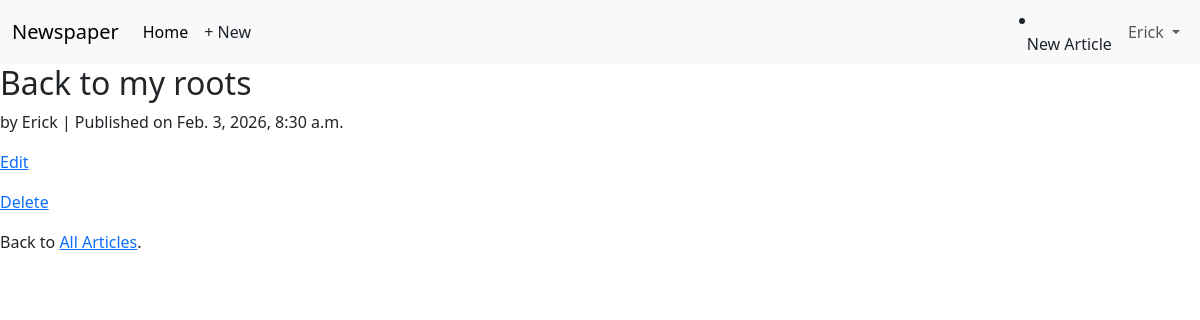
The app's page /articles/2/ (signed in) with its own data.
### accounts/models.py (models this page shows)
class CustomUser(AbstractUser):
    age = models.PositiveIntegerField(null=True, blank=True)

### articles/models.py (models this page shows, shortened)
class Article(models.Model):
    title = models.CharField(max_length=255)
    body = models.TextField()
    date = models.DateTimeField(auto_now_add=True)
    author = models.ForeignKey(
        settings.AUTH_USER_MODEL,
        on_delete=models.CASCADE,)

### articles/views.py (the view)
# urls.py: path("<int:pk>/", ArticleDetailView.as_view(), name="article_detail"),
class ArticleDetailView(LoginRequiredMixin, DetailView):
    model = Article
    template_name = "article_detail.html"

### templates/article_detail.html
{% extends "base.html" %}
{% block content %}
<div class="article-entry">
   <h2>{{ object.title }}</h2>
   <p> by {{ object.author }} | Published on {{ object.date }}</p>
   </div>
   <div>
   {% if article.author.pk == request.user.pk %}
   <p><a href="{% url 'article_edit' object.pk %}">Edit</a></p>
   <p><a href="{% url 'article_delete' object.pk %}">Delete</a></p>
   {% endif %}
   <p> Back to <a href="{% url 'article_list' %}">All Articles</a>.</p>
</div>
{% endblock content %}

### templates/base.html (shortened to what this page needs)
<!doctype html>
<html lang="en">
  <head>
    <link href="https://cdn.jsdelivr.net/npm/bootstrap@5.3.8/dist/css/bootstrap.min.css" rel="stylesheet">
  </head>
  <body>
<body>
  <nav class="navbar navbar-expand-lg bg-body-tertiary">
    <div class="container-fluid">
      <a class="navbar-brand" href="{% url 'home' %}">Newspaper</a>
      <div class="collapse navbar-collapse" id="navbarSupportedContent">
        <ul class="navbar-nav me-auto mb-2 mb-lg-0">
          <li class="nav-item">
            <a class="nav-link active" aria-current="page" href="{% url 'home' %}">Home</a>
          </li>
          {% if user.is_authenticated %}
            <li class="nav-item">
              <a href="{% url 'article_new' %}" class="nav-link px-2 link-dark">+ New</a>
            </li>
          {% endif %}
        </ul>
        {% if user.is_authenticated %}
        <li>
        <a href="{% url 'article_new' %}" class="nav-link px-2 link-dark">New Article</a>
        </li>
          <ul class="navbar-nav">
            <li class="nav-item dropdown">
              <a class="nav-link dropdown-toggle" href="#" role="button"
                 data-bs-toggle="dropdown" aria-expanded="false">
                {{ user.username }}
              </a>
            </li>
          </ul>
        {% else %}
          <form class="d-flex">
            <a href="{% url 'login' %}" class="btn btn-outline-secondary">Log in</a>
            <a href="{% url 'signup' %}" class="btn btn-primary ms-2">Sign up</a>
          </form>
        {% endif %}
      </div>
    </div>
  </nav>
</body>
    <main>
    {% block content %}
    {% endblock %}
    </main>
  </body>
</html>

### records on screen
CustomUser: username "Erick"
Article: title "Back to my roots", author "Erick", date "Feb. 3, 2026, 8:30 a.m."
